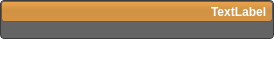
<?xml version="1.0" encoding="UTF-8"?>
<ui version="4.0">
 <class>LayerGroupWidget</class>
 <widget class="QWidget" name="LayerGroupWidget">
  <property name="geometry">
   <rect>
    <x>0</x>
    <y>0</y>
    <width>274</width>
    <height>61</height>
   </rect>
  </property>
  <property name="sizePolicy">
   <sizepolicy hsizetype="Preferred" vsizetype="Fixed">
    <horstretch>0</horstretch>
    <verstretch>0</verstretch>
   </sizepolicy>
  </property>
  <property name="styleSheet">
   <string notr="true">QLabel#group_dimensions_label_{
  color: white;
  font: bold;
}
QWidget#LayerGroupWidget{
  background-color: rgba( 0, 0, 0, 0 );
}

QToolButton#group_visibility_button_{
  background-color: rgba(0, 0, 0, 0);
  border: 1px solid rgba(0, 0, 0, 0);
  margin: 0 0 0 0;
  padding: 0 0 0 0;
}
QToolButton#group_visibility_button_:hover{
  background-color: rgba( 0, 0, 0, 30 ); border-radius: 3px;
}
QToolButton#group_iso_visibility_button_{
  background-color: rgba(0, 0, 0, 0);
  border: 1px solid rgba(0, 0, 0, 0);
  margin: 0 0 0 0;
  padding: 0 0 0 0;
}
QToolButton#group_iso_visibility_button_:hover{
  background-color: rgba( 0, 0, 0, 30 ); border-radius: 3px;
}

QFrame#group_frame_{
  background-color: rgba(0, 0, 0, 0);
  border: none;
}

QToolButton#open_button_{
  background-color: rgba(0, 0, 0, 0);
  border-radius: 4px;
}

QToolButton#open_button_:hover{
  background-color: rgba( 0, 0, 0, 30 ); border-radius: 3px;
}

QWidget#group_header_{
  background-color: qlineargradient(spread:pad, x1:0.5, y1:0, x2:0.5, y2:0.960227, stop:0 rgba(0, 0, 0, 0), stop:0.45 rgba(0, 0, 0, 30), stop:1 rgba(0, 0, 0, 25));
    border-radius: 3px;
}

QWidget#group_background_{
  background-color: rgb(237, 165, 76);
    border-radius: 3px;
  border: 1px solid rgb(100, 100, 100);
}

QWidget#base_{
  background-color: rgb( 100, 100, 100 );
  border-radius:4px;
  border: 1px solid rgb(60, 60, 60);
  color: rgb(100, 100, 100);
}

QWidget#tools_and_layers_widget_{
  background-color: rgba( 0, 0, 0, 0 );
}
</string>
  </property>
  <layout class="QVBoxLayout" name="verticalLayout_12">
   <property name="spacing">
    <number>0</number>
   </property>
   <property name="margin">
    <number>0</number>
   </property>
   <item>
    <widget class="QWidget" name="base_" native="true">
     <layout class="QVBoxLayout" name="verticalLayout_13">
      <property name="spacing">
       <number>0</number>
      </property>
      <property name="margin">
       <number>1</number>
      </property>
      <item>
       <widget class="QWidget" name="group_background_" native="true">
        <property name="sizePolicy">
         <sizepolicy hsizetype="Preferred" vsizetype="Fixed">
          <horstretch>0</horstretch>
          <verstretch>0</verstretch>
         </sizepolicy>
        </property>
        <property name="minimumSize">
         <size>
          <width>201</width>
          <height>21</height>
         </size>
        </property>
        <property name="maximumSize">
         <size>
          <width>16777215</width>
          <height>21</height>
         </size>
        </property>
        <layout class="QHBoxLayout" name="horizontalLayout_13">
         <property name="spacing">
          <number>0</number>
         </property>
         <property name="margin">
          <number>0</number>
         </property>
         <item>
          <widget class="QWidget" name="group_header_" native="true">
           <property name="sizePolicy">
            <sizepolicy hsizetype="Preferred" vsizetype="Preferred">
             <horstretch>0</horstretch>
             <verstretch>0</verstretch>
            </sizepolicy>
           </property>
           <property name="minimumSize">
            <size>
             <width>215</width>
             <height>21</height>
            </size>
           </property>
           <property name="maximumSize">
            <size>
             <width>16777215</width>
             <height>21</height>
            </size>
           </property>
           <layout class="QHBoxLayout" name="horizontalLayout" stretch="0,0,0,0,0">
            <property name="spacing">
             <number>0</number>
            </property>
            <property name="leftMargin">
             <number>0</number>
            </property>
            <property name="topMargin">
             <number>0</number>
            </property>
            <property name="rightMargin">
             <number>6</number>
            </property>
            <property name="bottomMargin">
             <number>0</number>
            </property>
            <item>
             <widget class="QToolButton" name="open_button_">
              <property name="minimumSize">
               <size>
                <width>21</width>
                <height>21</height>
               </size>
              </property>
              <property name="maximumSize">
               <size>
                <width>21</width>
                <height>21</height>
               </size>
              </property>
              <property name="toolTip">
               <string>Click here to show or hide the contents of this group</string>
              </property>
              <property name="text">
               <string/>
              </property>
              <property name="icon">
               <iconset resource="../../Resources/QtResources.qrc">
                <normaloff>:/Images/RightArrowWhite.png</normaloff>
                <normalon>:/Images/DownArrowWhite.png</normalon>:/Images/RightArrowWhite.png</iconset>
              </property>
              <property name="iconSize">
               <size>
                <width>16</width>
                <height>16</height>
               </size>
              </property>
              <property name="checkable">
               <bool>true</bool>
              </property>
              <property name="checked">
               <bool>true</bool>
              </property>
             </widget>
            </item>
            <item>
             <widget class="QtUtils::QtTristateToolButton" name="group_visibility_button_">
              <property name="minimumSize">
               <size>
                <width>21</width>
                <height>21</height>
               </size>
              </property>
              <property name="maximumSize">
               <size>
                <width>21</width>
                <height>21</height>
               </size>
              </property>
              <property name="text">
               <string/>
              </property>
             </widget>
            </item>
            <item>
             <widget class="QtUtils::QtTristateToolButton" name="group_iso_visibility_button_">
              <property name="minimumSize">
               <size>
                <width>21</width>
                <height>21</height>
               </size>
              </property>
              <property name="maximumSize">
               <size>
                <width>21</width>
                <height>21</height>
               </size>
              </property>
              <property name="toolTip">
               <string>Click to hide/show computed isosurfaces for this group</string>
              </property>
              <property name="text">
               <string/>
              </property>
              <property name="checkable">
               <bool>true</bool>
              </property>
              <property name="checked">
               <bool>true</bool>
              </property>
             </widget>
            </item>
            <item>
             <spacer name="horizontalSpacer_2">
              <property name="orientation">
               <enum>Qt::Horizontal</enum>
              </property>
              <property name="sizeHint" stdset="0">
               <size>
                <width>40</width>
                <height>20</height>
               </size>
              </property>
             </spacer>
            </item>
            <item>
             <widget class="QLabel" name="group_dimensions_label_">
              <property name="toolTip">
               <string>Dimenions of the layers in this group</string>
              </property>
              <property name="text">
               <string>TextLabel</string>
              </property>
             </widget>
            </item>
           </layout>
          </widget>
         </item>
        </layout>
       </widget>
      </item>
      <item>
       <widget class="QWidget" name="tools_and_layers_widget_" native="true">
        <layout class="QVBoxLayout" name="tools_and_layers_layout_">
         <property name="spacing">
          <number>0</number>
         </property>
         <property name="margin">
          <number>0</number>
         </property>
         <item>
          <widget class="QFrame" name="group_frame_">
           <property name="sizePolicy">
            <sizepolicy hsizetype="Preferred" vsizetype="Preferred">
             <horstretch>0</horstretch>
             <verstretch>0</verstretch>
            </sizepolicy>
           </property>
           <property name="minimumSize">
            <size>
             <width>0</width>
             <height>0</height>
            </size>
           </property>
           <property name="maximumSize">
            <size>
             <width>16777215</width>
             <height>16777215</height>
            </size>
           </property>
           <property name="frameShape">
            <enum>QFrame::StyledPanel</enum>
           </property>
           <property name="frameShadow">
            <enum>QFrame::Raised</enum>
           </property>
           <property name="lineWidth">
            <number>0</number>
           </property>
           <layout class="QVBoxLayout" name="group_frame_layout_">
            <property name="spacing">
             <number>4</number>
            </property>
            <property name="margin">
             <number>1</number>
            </property>
           </layout>
          </widget>
         </item>
        </layout>
       </widget>
      </item>
      <item>
       <widget class="QLabel" name="fake_widget_">
        <property name="text">
         <string/>
        </property>
       </widget>
      </item>
     </layout>
    </widget>
   </item>
   <item>
    <widget class="QLabel" name="group_dummy_">
     <property name="text">
      <string/>
     </property>
    </widget>
   </item>
  </layout>
 </widget>
 <layoutdefault spacing="2" margin="0"/>
 <customwidgets>
  <customwidget>
   <class>QtUtils::QtTristateToolButton</class>
   <extends>QToolButton</extends>
   <header location="global">QtUtils/Widgets/QtTristateToolButton.h</header>
  </customwidget>
 </customwidgets>
 <resources>
  <include location="../../Resources/QtResources.qrc"/>
 </resources>
 <connections/>
</ui>
